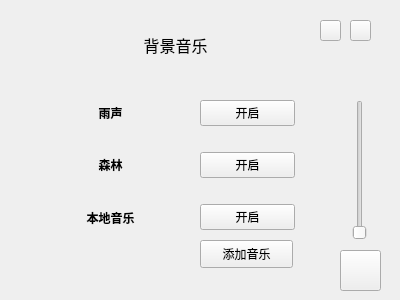
<?xml version="1.0" encoding="UTF-8"?>
<ui version="4.0">
 <class>setting</class>
 <widget class="QWidget" name="setting">
  <property name="geometry">
   <rect>
    <x>0</x>
    <y>0</y>
    <width>400</width>
    <height>300</height>
   </rect>
  </property>
  <property name="windowTitle">
   <string>Form</string>
  </property>
  <widget class="QPushButton" name="exitButton">
   <property name="geometry">
    <rect>
     <x>350</x>
     <y>20</y>
     <width>21</width>
     <height>21</height>
    </rect>
   </property>
   <property name="text">
    <string/>
   </property>
  </widget>
  <widget class="QLabel" name="label_4">
   <property name="geometry">
    <rect>
     <x>130</x>
     <y>30</y>
     <width>91</width>
     <height>31</height>
    </rect>
   </property>
   <property name="text">
    <string>&lt;html&gt;&lt;head/&gt;&lt;body&gt;&lt;p align=&quot;center&quot;&gt;&lt;span style=&quot; font-size:12pt;&quot;&gt;背景音乐&lt;/span&gt;&lt;/p&gt;&lt;/body&gt;&lt;/html&gt;</string>
   </property>
  </widget>
  <widget class="QPushButton" name="minimizeButton">
   <property name="geometry">
    <rect>
     <x>320</x>
     <y>20</y>
     <width>21</width>
     <height>21</height>
    </rect>
   </property>
   <property name="text">
    <string/>
   </property>
  </widget>
  <widget class="QWidget" name="layoutWidget">
   <property name="geometry">
    <rect>
     <x>70</x>
     <y>90</y>
     <width>81</width>
     <height>151</height>
    </rect>
   </property>
   <layout class="QVBoxLayout" name="verticalLayout">
    <item>
     <widget class="QLabel" name="label_2">
      <property name="text">
       <string>&lt;html&gt;&lt;head/&gt;&lt;body&gt;&lt;p align=&quot;center&quot;&gt;&lt;span style=&quot; font-weight:700;&quot;&gt;雨声&lt;/span&gt;&lt;/p&gt;&lt;/body&gt;&lt;/html&gt;</string>
      </property>
     </widget>
    </item>
    <item>
     <widget class="QLabel" name="label">
      <property name="text">
       <string>&lt;html&gt;&lt;head/&gt;&lt;body&gt;&lt;p align=&quot;center&quot;&gt;&lt;span style=&quot; font-weight:700;&quot;&gt;森林&lt;/span&gt;&lt;/p&gt;&lt;/body&gt;&lt;/html&gt;</string>
      </property>
     </widget>
    </item>
    <item>
     <widget class="QLabel" name="label_3">
      <property name="font">
       <font>
        <bold>true</bold>
       </font>
      </property>
      <property name="text">
       <string>&lt;html&gt;&lt;head/&gt;&lt;body&gt;&lt;p align=&quot;center&quot;&gt;本地音乐&lt;/p&gt;&lt;/body&gt;&lt;/html&gt;</string>
      </property>
     </widget>
    </item>
   </layout>
  </widget>
  <widget class="QWidget" name="layoutWidget">
   <property name="geometry">
    <rect>
     <x>200</x>
     <y>80</y>
     <width>95</width>
     <height>171</height>
    </rect>
   </property>
   <layout class="QVBoxLayout" name="verticalLayout_2">
    <item>
     <widget class="QPushButton" name="rainButton">
      <property name="text">
       <string>开启</string>
      </property>
     </widget>
    </item>
    <item>
     <widget class="QPushButton" name="forestButton">
      <property name="text">
       <string>开启</string>
      </property>
     </widget>
    </item>
    <item>
     <widget class="QPushButton" name="selfButton">
      <property name="text">
       <string>开启</string>
      </property>
     </widget>
    </item>
   </layout>
  </widget>
  <widget class="QPushButton" name="volumeButton">
   <property name="geometry">
    <rect>
     <x>340</x>
     <y>250</y>
     <width>41</width>
     <height>41</height>
    </rect>
   </property>
   <property name="text">
    <string/>
   </property>
  </widget>
  <widget class="QSlider" name="volumeSlider">
   <property name="geometry">
    <rect>
     <x>350</x>
     <y>100</y>
     <width>20</width>
     <height>140</height>
    </rect>
   </property>
   <property name="sizePolicy">
    <sizepolicy hsizetype="Ignored" vsizetype="Preferred">
     <horstretch>0</horstretch>
     <verstretch>0</verstretch>
    </sizepolicy>
   </property>
   <property name="orientation">
    <enum>Qt::Vertical</enum>
   </property>
  </widget>
  <widget class="QPushButton" name="selfdefinedButton">
   <property name="geometry">
    <rect>
     <x>200</x>
     <y>240</y>
     <width>93</width>
     <height>28</height>
    </rect>
   </property>
   <property name="text">
    <string>添加音乐</string>
   </property>
  </widget>
 </widget>
 <resources/>
 <connections/>
</ui>
